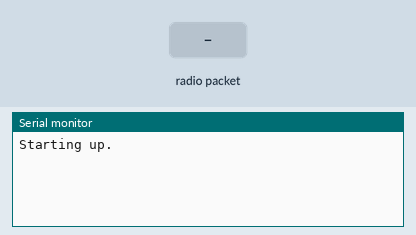
Recording of a sketch running on a simulated Arduino Uno, built with avr-gcc and run on an emulated ATmega328P. On the bench: the last lines printed to the serial monitor. The test bench sets the inputs (shaded band). No radio packets arrive unless stated.

Above: at 1.2 s.
1.3 s: radio packet "1" arrives
At 2.5 s:
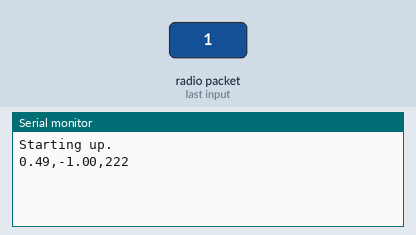
2.8 s: radio packet "0" arrives
At 3.6 s:
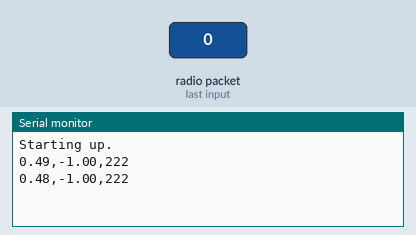
4.3 s: radio packet "2" arrives
At 4.8 s:
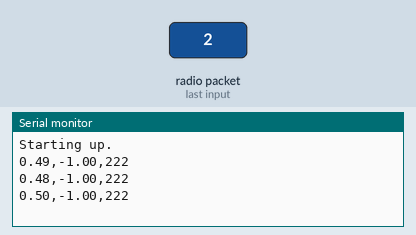

Measured:
- after the input at 1.3 s, the serial monitor: prints a new line at once (image 1)
- after the input at 2.8 s, the serial monitor: prints a new line at once (image 2)
- after the input at 4.3 s, the serial monitor: prints a new line at once (image 3)

The sketch:

creek-height-receiver.ino
```cpp
// rf69_reliable_datagram_server.pde
// -*- mode: C++ -*-
// Example sketch showing how to create a simple addressed, reliable messaging server
// with the RHReliableDatagram class, using the RH_RF69 driver to control a RF69 radio.
// It is designed to work with the other example rf69_reliable_datagram_client
// Tested on Moteino with RFM69 http://lowpowerlab.com/moteino/
// Tested on miniWireless with RFM69 www.anarduino.com/miniwireless
// Tested on Teensy 3.1 with RF69 on PJRC breakout board

#include <RHReliableDatagram.h>
#include <RH_RF69.h>
#include <SPI.h>

#define CLIENT_ADDRESS 1
#define SERVER_ADDRESS 2

// Singleton instance of the radio driver
RH_RF69 driver;
//RH_RF69 driver(15, 16); // For RF69 on PJRC breakout board with Teensy 3.1
//RH_RF69 rf69(4, 2); // For MoteinoMEGA https://lowpowerlab.com/shop/moteinomega

// Class to manage message delivery and receipt, using the driver declared above
RHReliableDatagram manager(driver, SERVER_ADDRESS);

// used to store 16 bit int in two bytes
union itag {
  uint8_t b[2];
  uint16_t i;
}it;

float humd;
float temp;
uint16_t height;

void setup()
{
  Serial.begin(115200);
  Serial.println("Starting up.");
  if (!manager.init())
    Serial.println("init failed");
  // Defaults after init are 434.0MHz, modulation GFSK_Rb250Fd250, +13dbM

  // If you are using a high power RF69, you *must* set a Tx power in the
  // range 14 to 20 like this:
  driver.setTxPower(20);
}

uint8_t data[] = "ok";
// Dont put this on the stack:
uint8_t buf[RH_RF69_MAX_MESSAGE_LEN];

void loop()
{
  if (manager.available())
  {
    // Wait for a message addressed to us from the client
    uint8_t len = sizeof(buf);
    uint8_t from;
    if (manager.recvfromAck(buf, &len, &from))
    {
//      Serial.print("got request from : 0x");
//      Serial.print(from, HEX);
//      Serial.print(": ");
//      Serial.print(" humidity % = ");
      it.b[0] = buf[0];
      it.b[1] = buf[1];
      // convert back to float
      humd = (float)it.i/100.0;
      Serial.print(humd, 2);
//      Serial.print(", temp C = ");
      Serial.print(",");
      it.b[0] = buf[2];
      it.b[1] = buf[3];
      // convert value back to float
      // we add 100 at sender to avoid negative values
      // so remove it here by subtracting 100
      temp = (float)((it.i - 100.0) / 100.0);
      Serial.print(temp, 2);
      // convert back to uint16_t
//      Serial.print(", height cm = ");
      Serial.print(",");
      it.b[0] = buf[4];
      it.b[1] = buf[5];
      height = it.i;
      // convert to height from stream bed
      // the sensor is mounted approximately 222 cm from the stream bed
      height = 222 - height;
      Serial.println(height);

      // Send a reply back to the originator client
      if (!manager.sendtoWait(data, sizeof(data), from))
        Serial.println("sendtoWait failed");
    }
  }
}
```
